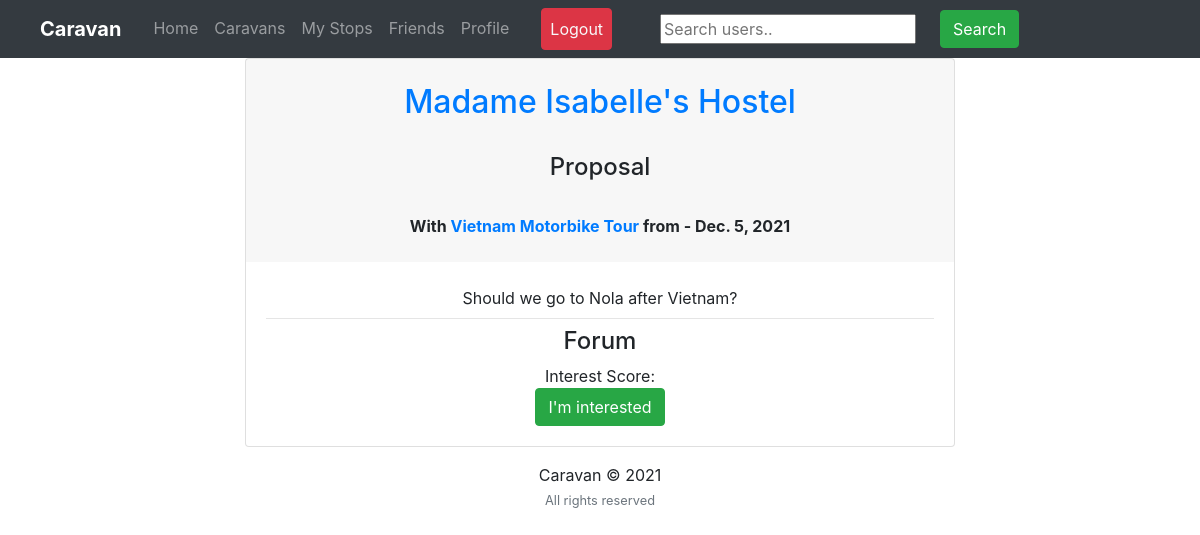
Page /feed/stop/vietnam-motorbike-tour-3/ (signed in) on the earlier database version.
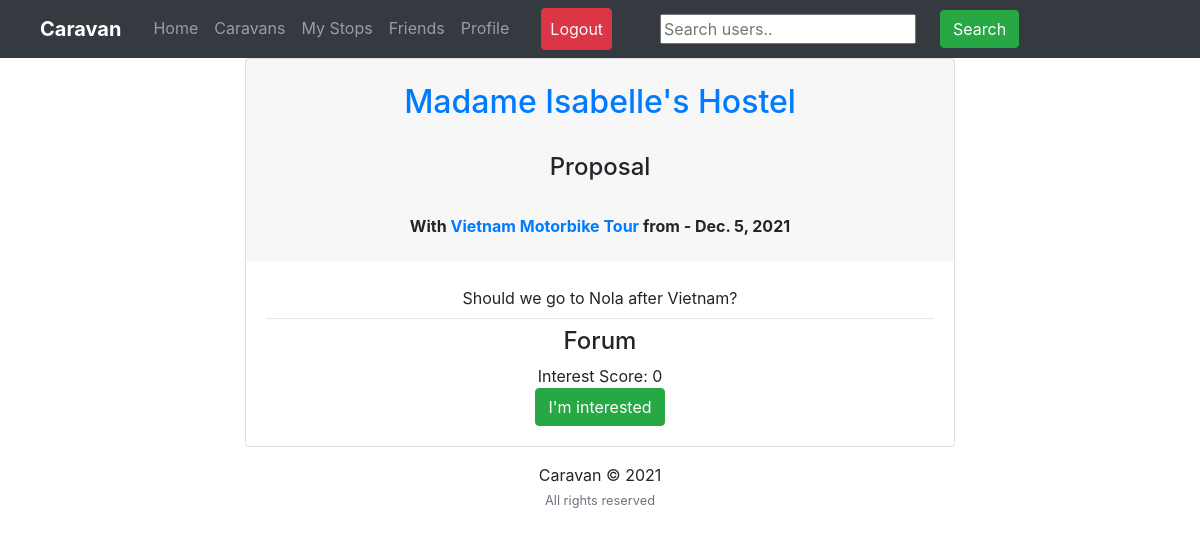
Same page on the later database version.
### feed/models.py (models this page shows, shortened)
class Forum(models.Model):
    resolved = models.BooleanField(default=False)
    government = models.ForeignKey('government', on_delete=models.CASCADE)
    description = models.CharField(max_length=511, blank=True)
    created = models.DateTimeField(auto_now_add=True)
    deadline = models.DateTimeField()
    score = models.IntegerField(default=0)

### feed/views_stops.py (the view)
# urls.py: path('feed/stop/<slug>/', feed_views.stop, name='stop'),
def stop(request, slug):
    s = Stop.objects.filter(slug=slug).first()
    sf = StopForum.objects.filter(stop=s).first()
    joined = request.user in s.attendees.all()
    caravan_member = request.user in s.caravan.members.all()
    print(caravan_member)
    is_interested = Vote.objects.filter(user=request.user, forum=sf, infavor=True).count() > 0
    context={"s":s, "sf":sf, "joined":joined, 'caravan_member':caravan_member, 'is_interested':is_interested}
    return render(request, 'feed/stop.html', context)

### feed/models.py (called while the page is built)
    def __str__(self):
        return str(self.name)

    def __str__(self):
        return str(self.name)

### feed/templates/feed/stop.html (shortened to what this page needs)
{% extends "users/layout.html" %} {% load static %} {% block cssfiles %} {%endblock cssfiles %} {% block searchform %}
<form
  class="form-inline my-2 my-lg-0 ml-5"
  action="{% url 'search_users' %}"
  method="get"
>
  <input name="q" type="text" placeholder="Search users.." />
  <button class="btn btn-success my-2 my-sm-0 ml-4" type="submit">
    Search
  </button>
</form>
{% endblock searchform %} {% block content %}
<div class="main-content">
  <div class="container mt-7">
    <div class="row">
      <div class="col-xl-8 m-auto order-xl-2 mb-5 mt-5 mb-xl-0">
        <div class="card card-profile shadow">
            <div class="card-header text-center border-0 pt-8 pt-md-4 pb-0 pb-md-4">
              <h2><a href="{{s.destination.link}}" target="_blank">{{ s.destination }}</a></h2><br>
              <h4>{{s.status|title}}</h4><br>
              <b> With <a href="{% url 'caravan' s.caravan.name %}"">{{ s.caravan }}</a> from {{ s.start_date }} - {{ s.end_date }} </b><br>
            </div>
          <div class="card-body pt-0 pt-md-4">
            <div class="text-center">
              <text>{{ s.description }}</text>
            </div>
            {% if s.status != 'decided' %}
            <div class="text-center">
              <hr class="my-2" />
              <h4>Forum</h4>
              <a>Interest Score: {{ sf.score }}</a><br>
              {% if is_interested %}
              <small>
                <a>You are interested in this stop.</a>
                <a
                  href="{% url 'stop_remove_vote' s.slug %}"
                  >I'm no longer interested.</a>
              </small>
              {% else %}
              <small>
                <a
                  class="btn btn-success"
                  href="{% url 'stop_vote_yes' s.slug %}"
                  >I'm interested</a>
              </small>
              {% endif %}
            </div>
            {% endif %}
          </div>
        </div>
      </div>
    </div>
  </div>
</div>
{% endblock content %} {% block jsfiles %}{% endblock jsfiles %}

Differences in the rows shown:
added Forum: score "0"
